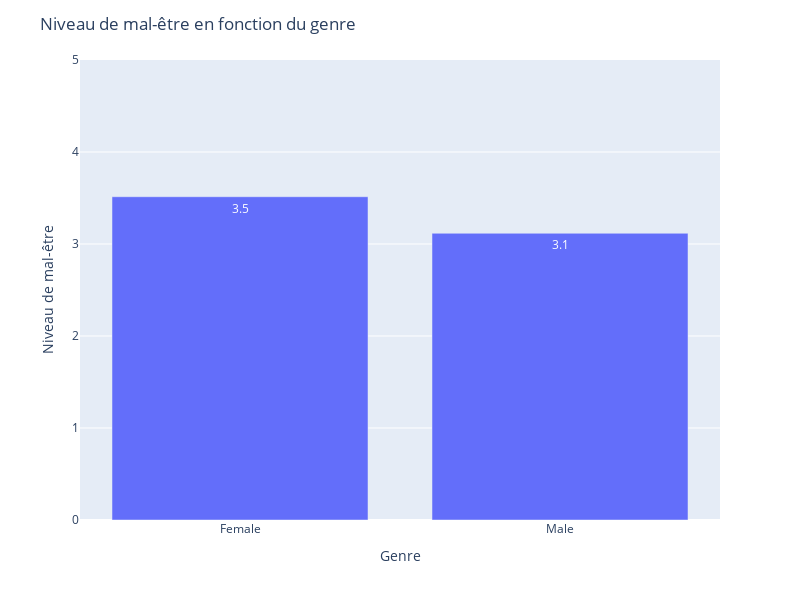

Source (notebook cell):
### Code cell
fig = px.bar(var, x=x, y= y, text_auto= '.2s',
             labels={"gender": "Genre", "y": "Niveau de mal-être"})
fig.update_layout(
    title = "Niveau de mal-être en fonction du genre",
    yaxis_range=[0, 5],
    width=800,
    height=600
)
fig.show()

### Figure 1 — Plotly figure (JSON) as saved in the notebook; plotly's stock layout.template omitted (floating-point values rounded to 4 significant figures)
{"data": [{"alignmentgroup": "True", "hovertemplate": "Genre=%{x}<br>Niveau de mal-être=%{y}<extra></extra>", "legendgroup": "", "marker": {"color": "#636efa", "pattern": {"shape": ""}}, "name": "", "offsetgroup": "", "orientation": "v", "showlegend": false, "textposition": "auto", "texttemplate": "%{y:.2s}", "type": "bar", "x": ["Female", "Male"], "xaxis": "x", "y": [3.514, 3.116], "yaxis": "y"}], "layout": {"barmode": "relative", "height": 600, "legend": {"tracegroupgap": 0}, "margin": {"t": 60}, "title": {"text": "Niveau de mal-être en fonction du genre"}, "width": 800, "xaxis": {"anchor": "y", "domain": [0, 1], "title": {"text": "Genre"}}, "yaxis": {"anchor": "x", "domain": [0, 1], "range": [0, 5], "title": {"text": "Niveau de mal-être"}}}}
